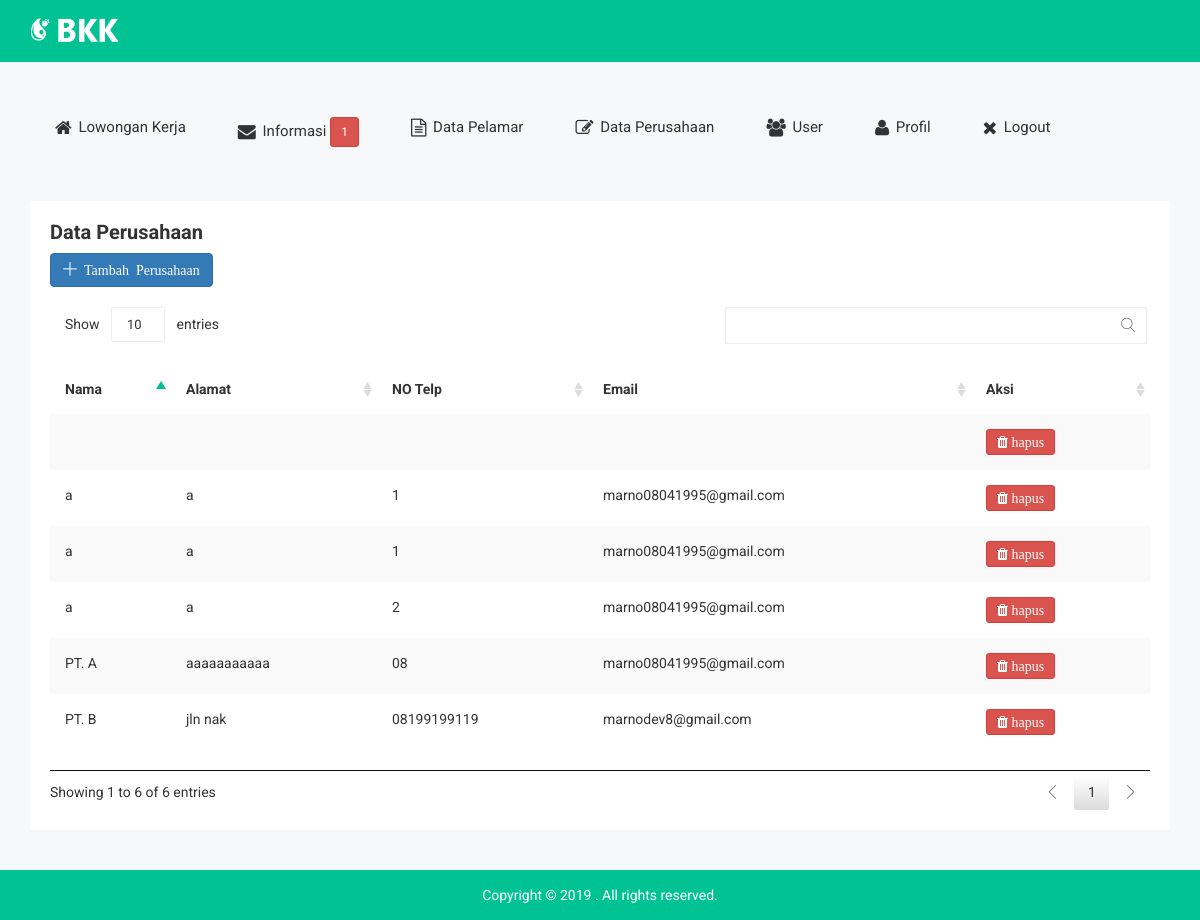
/perusahaan.php (signed in), run on the app's committed database.
### tables this page shows
CREATE TABLE `perusahaan` (
  `id_perusahaan` int(11) NOT NULL AUTO_INCREMENT,
  `nama_perusahaan` varchar(100) DEFAULT NULL,
  `alamat` varchar(100) DEFAULT NULL,
  `no_telp` varchar(15) DEFAULT NULL,
  `email` varchar(100) DEFAULT NULL,
  PRIMARY KEY (`id_perusahaan`)
);

### perusahaan.php (the view, shortened to what this page needs)
<!doctype html>
<html class="no-js" lang="">
<head>
    <link rel="stylesheet" href="css/bootstrap.min.css">
    <link rel="stylesheet" href="css/font-awesome.min.css">
    <link rel="stylesheet" href="css/owl.carousel.css">
    <link rel="stylesheet" href="css/owl.theme.css">
    <link rel="stylesheet" href="css/owl.transitions.css">
    <link rel="stylesheet" href="css/meanmenu/meanmenu.min.css">
    <link rel="stylesheet" href="css/animate.css">
    <link rel="stylesheet" href="css/normalize.css">
    <link rel="stylesheet" href="css/scrollbar/jquery.mCustomScrollbar.min.css">
    <link rel="stylesheet" href="css/jvectormap/jquery-jvectormap-2.0.3.css">
    <link rel="stylesheet" href="css/notika-custom-icon.css">
    <link rel="stylesheet" href="css/wave/waves.min.css">
    <link rel="stylesheet" href="css/main.css">
    <link rel="stylesheet" href="style.css">
    <link rel="stylesheet" href="css/responsive.css">
    <link rel="stylesheet" href="css/jquery.dataTables.min.css">
</head>
<body>
    <div class="header-top-area">
        <div class="container">
            <div class="row">
                <div class="col-lg-4 col-md-4 col-sm-12 col-xs-12">
                    <div class="logo-area">
                       <a href="#"><img src="img/logo/logo.png" alt="" /></a>
                    </div>
                </div>
            </div>
        </div>
    </div>
    <?php
    include("headerAdmin.php");
    ?>
    <?php
    include_once "config.php";
    $result = mysqli_query($conn, "SELECT * FROM perusahaan ORDER BY id_perusahaan ASC");
    ?>
    <div class="data-table-area">
        <div class="container">
            <div class="row">
                <div class="col-lg-12 col-md-12 col-sm-12 col-xs-12">
                    <div class="data-table-list">
                        <div class="basic-tb-hd">
                            <h2>Data Perusahaan</h2>
                            <a href="tambahPer.php"><button class="btn btn-primary btn-icon-notika"><i class="notika-icon notika-plus-symbol" title="tambah"> Tambah Perusahaan</i> </button></a>
                        </div>
                        <div class="table-responsive">
                            <table id="data-table-basic" class="table table-striped">
                                <thead>
                                    <tr>
                                        <th>Nama</th>
                                        <th>Alamat</th>
                                        <th>NO Telp</th>
                                        <th>Email</th>
                                        <th>Aksi</th>
                                    </tr>
                                </thead>
                                <tbody>
                                   <?php
                                    while($data = mysqli_fetch_array($result)) {
                                        echo"<tr>";
                                        echo "<td>" .$data['nama_perusahaan']. "</td>";
                                        echo "<td>".$data['alamat']."</td>";
                                        echo "<td>".$data['no_telp']."</td>";
                                        echo "<td>".$data['email']."</td>";
                                        echo "<td><a href='hapusPerusahaan.php?id=$data[id_perusahaan]'><button title='hapus' class='btn btn-danger btn-sm fa fa-trash'> hapus </button></a></td>";
                                        echo"</tr>";
                                    }
                                    ?>
                            </table>
                        </div>
                    </div>
                </div>
            </div>
        </div>
    </div>
    <div class="footer-copyright-area">
        <div class="container">
            <div class="row">
                <div class="col-lg-12 col-md-12 col-sm-12 col-xs-12">
                    <div class="footer-copy-right">
                        <p>Copyright © 2019
. All rights reserved.</p>
                    </div>
                </div>
            </div>
        </div>
    </div>
</body>
</html>

### css/main.css (style rules this page uses)
html { color: #222; font-size: 1em; line-height: 1.4; }
audio, canvas, iframe, img, svg, video { vertical-align: middle; }

### data on the page
perusahaan: nama_perusahaan "PT. A", alamat "aaaaaaaaaaa", no_telp "08", email "marno08041995@gmail.com"
perusahaan: nama_perusahaan "PT. B", alamat "jln nak", no_telp "08199199119", email "marnodev8@gmail.com"
perusahaan: nama_perusahaan "a", alamat "a", no_telp "1", email "marno08041995@gmail.com"
perusahaan: nama_perusahaan "a", alamat "a", no_telp "1", email "marno08041995@gmail.com"
perusahaan: nama_perusahaan "a", alamat "a", no_telp "2", email "marno08041995@gmail.com"

### other printed values
$hasil['hitung'] "1"
